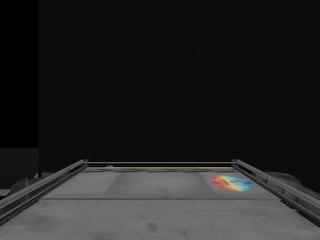
#> input picture examples/event_loop_examples/husky_braitenberg_async/img.jpg, 320 x 240 px
$ python -i helpers.py   (imports and definitions only)
#> lines starting #> are read from the running program, lines starting #| are printed output that depends on the picture; after the words box and inside, x2 and y2 are one past the last pixel; in counts of white or black regions, pixels touching at a corner belong together
"""Pure-Python helpers for the foraging_husky TFs.

Everything in this module is free of ``nrp_core`` imports so the unit
tests under ``tests/test_tfs.py`` can exercise the arithmetic without
spinning up Gazebo or NEST. The TF entry-point files
(``camera_to_sensory.py``, ``drive_update.py``,
``obstacle_to_avoidance.py``, ``motors_to_husky.py``) import from this
module and add only the decorator + datapack-glue logic on top.

Tracked in EBR2-32.
"""

import math
import random

import numpy as np
import cv2

import params as P


# ---------------------------------------------------------------------------
# Camera frame -> per-channel left/right Poisson rates
# (used by camera_to_sensory.camera_to_sensory)
# ---------------------------------------------------------------------------

def image_to_channel_rates(rgb_image):
    """Compute per-channel left/right Poisson rates from an RGB image.

    Parameters
    ----------
    rgb_image : numpy.ndarray or None
        H × W × 3 uint8 array in RGB order. Empty / None tolerated
        (returns all-zero rates — the camera datapack is empty for
        ~1 sim-step at startup).

    Returns
    -------
    dict
        Six keys: ``green_left``, ``green_right``, ``blue_left``,
        ``blue_right``, ``grey_left``, ``grey_right``. Values are
        Poisson rates in Hz, normalised to fraction-of-half-image
        of the channel's HSV mask, scaled by the per-channel peak.
    """
    out = {
        "green_left": 0.0, "green_right": 0.0,
        "blue_left": 0.0,  "blue_right": 0.0,
        "grey_left": 0.0,  "grey_right": 0.0,
    }
    if rgb_image is None or rgb_image.size == 0:
        return out

    hsv = cv2.cvtColor(rgb_image, cv2.COLOR_RGB2HSV)
#> hsv: shape (240, 320, 3); mean H, S, V 3.8, 2.9, 36.2
    half = hsv.shape[1] // 2
#> half = 160
    half_pixels = hsv.shape[0] * half
#> half_pixels = 38400
    if half_pixels == 0:
        return out

    channels = [
        ("green", P.HSV_GREEN_LOWER, P.HSV_GREEN_UPPER, P.GOAL_POISSON_PEAK),
        ("blue",  P.HSV_BLUE_LOWER,  P.HSV_BLUE_UPPER,  P.GOAL_POISSON_PEAK),
        ("grey",  P.HSV_GREY_LOWER,  P.HSV_GREY_UPPER,  P.OBSTACLE_POISSON_PEAK),
    ]
    for name, lower, upper, peak_hz in channels:
        mask = cv2.inRange(hsv, np.array(lower), np.array(upper))
        left = int(cv2.countNonZero(mask[:, :half])) / half_pixels
        right = int(cv2.countNonZero(mask[:, half:])) / half_pixels
        out[f"{name}_left"] = float(left) * peak_hz
        out[f"{name}_right"] = float(right) * peak_hz
#> this loop made 3 passes
#> (left, right) on passes 1 to 3: (0, 0), (0, 0.00245), (0.194, 0.178)
#> pass 2, in image_to_channel_rates, `mask = cv2.inRange(hsv, np.array(lower), np.array(upper))`:
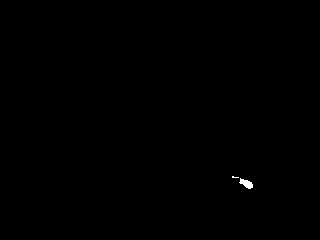
#> mask: shape (240, 320); 0.12% white; 2 white regions (1 under 20 px), largest, box (x1, y1, x2, y2) and area: (239, 178, 253, 189) 85
#> pass 3, in image_to_channel_rates, `mask = cv2.inRange(hsv, np.array(lower), np.array(upper))`:
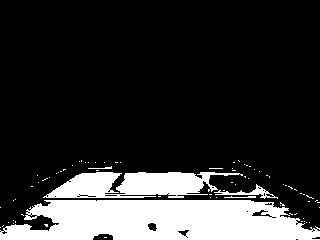
#> mask: shape (240, 320); 18.6% white; 77 white regions (72 under 20 px), largest, box (x1, y1, x2, y2) and area: (0, 200, 320, 240) 10416, (43, 172, 243, 198) 3372, (214, 184, 278, 199) 237, (224, 196, 256, 198) 41, (88, 166, 112, 169) 32
#> after the loop, out = {'green_left': 0, 'green_right': 0, 'blue_left': 0, 'blue_right': 4.9, 'grey_left': 77.46, 'grey_right': 71.14}
    return out


# ---------------------------------------------------------------------------
# Obstacle alarm (used by obstacle_to_avoidance.obstacle_to_avoidance)
# ---------------------------------------------------------------------------

# Threshold (in normalised Hz units, fraction of OBSTACLE_POISSON_PEAK)
# above which the obstacle channel is treated as an alarm and bumped to
# its peak rate. 0.25 means "if more than 25% of either half-frame is
# grey, treat as an obstacle".
GREY_ALARM_THRESHOLD = 0.25


# [89 lines left out: functions apply_obstacle_alarm, check_eat_event, random_respawn_pose, voltage_to_wheel_vels, not called in this run]


# Normalisation constant for the leaky-integrator V_m readout. The
# LeakyIntegratorAlpha cell in brain.py uses E_L=0 and unbounded V_th,
# so V_m grows monotonically with cumulative motor-population spike
# activity. Under the EBR2-32 follow-up tuning (tonic motor bias +
# camera-dominant goal pathway) the cell rests around 0.01-0.05 mV;
# saturating the norm at 0.03 mV maps a typical V_m to wheel speed
# while leaving enough range for the MOTOR_L vs MOTOR_R differential
# to register. Combined with MAX_FORWARD_VEL=8 below this puts linear
# ground speed at roughly 1 m/s, slow enough for the eat-distance
# check (0.6 m radius, NEST-cadence TF) to actually fire as the
# husky passes through.
VOLTAGE_SCALE = 0.03

>>> import cv2
>>> picture = cv2.cvtColor(cv2.imread('../../examples/event_loop_examples/husky_braitenberg_async/img.jpg'), cv2.COLOR_BGR2RGB)
>>> result = image_to_channel_rates(picture)
#> result has the same summary as out in image_to_channel_rates
